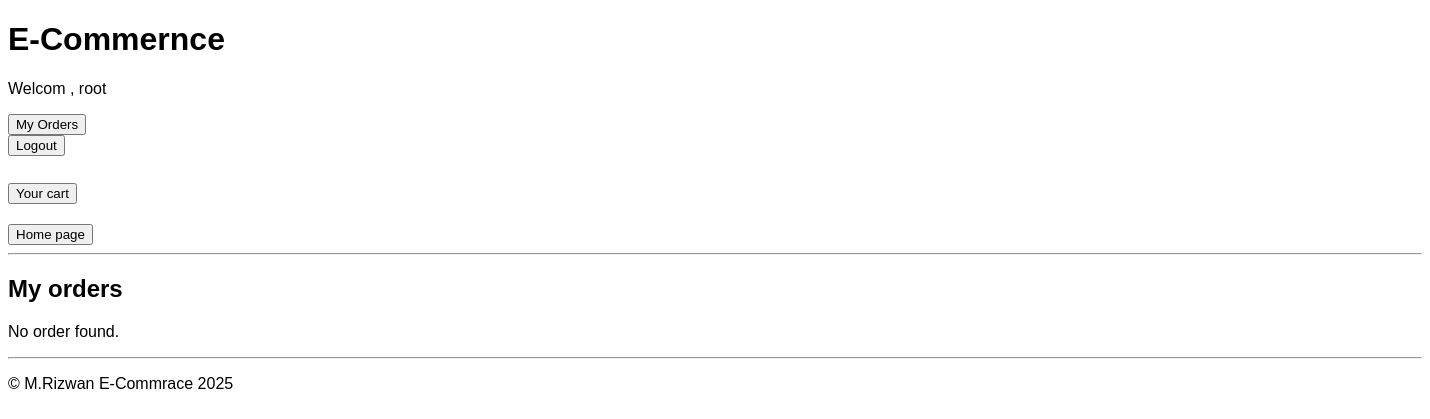
The app's page /orders/my-orders/ (signed in), older data.
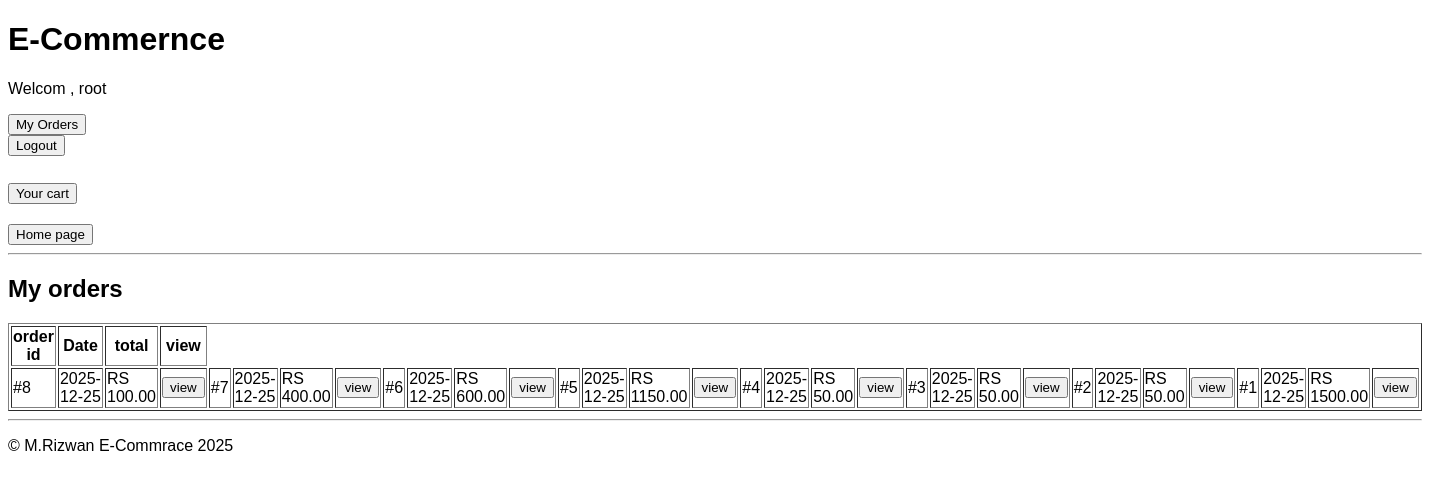
The same page, newer data.
### orders/models.py (models this page shows, shortened)
class Order(models.Model):
    user = models.ForeignKey(User, on_delete=models.CASCADE)
    total_price = models.DecimalField(max_digits=10, decimal_places=2)
    status = models.CharField(max_length=20, default="pending")
    created_at = models.DateTimeField(auto_now_add=True)
    is_paid = models.BooleanField(default=False)

### orders/views.py (the view)
# urls.py: path('my-orders/', MyOrderView.as_view(), name="my_orders"),
class MyOrderView(LoginRequiredMixin, ListView):
    model= Order
    template_name= "orders/my_order.html"
    context_object_name= "orders"
    def get_queryset(self):
        return Order.objects.filter(user=self.request.user).order_by("-created_at")

### templates/orders/my_order.html
{% extends "base.html" %}
{% block content %}
<h2>My orders</h2>
{% if orders %}
    <table border="1">
        <tr>
            <th>order id</th>
            <th>Date</th>
            <th>total</th>
            <th>view</th>
        </tr>
        {% for order in orders %}
        <td>#{{order.id}} </td>
        <td>{{order.created_at|date:"Y-m-d" }} </td>
        <td>RS {{order.total_price}} </td>
        <td>
            <a href="{% url 'order_detail' order.id %}"><button>view</button></a>
        </td>
        {% endfor %}
    </table>
{% else %}
<p>No order found.</p>
{% endif %}
{% endblock content %}

### templates/base.html (shortened to what this page needs)
{% load static %}
<!DOCTYPE html>
<html lang="en">
<head>
    <link rel="stylesheet" href="{% static 'css/style.css' %}">
</head>
<body>
    <header>
        <h1>E-Commernce</h1>
        {% if user.is_authenticated %}
            <p>Welcom , {{user.username}}</p>
            <a href="{% url 'my_orders' %}"> <button>My Orders</button></a>
            <form action="{% url 'logout' %}" method="post">
                <button>Logout</button>
            </form>
        {% else %}
        <a href="{% url 'login' %}"><button>Login</button></a>
        <a href="{% url 'register' %}"><button>Register</button></a>
        {% endif %}
        <h2><a href="{% url 'cart' %}"><button>Your cart</button></a></h2>
        <a href="{% url 'home' %}"><button>Home page</button></a>
    </header>
    <hr>
    {% block content %}{% endblock content %}
    <footer>
        <hr>
        <p>© M.Rizwan E-Commrace 2025</p>
    </footer>
</body>
</html>

### static/css/style.css (style rules this page uses)
body { font-family: Arial; }

Row changes from the older to the newer data that the page shows:
added Order: id "8", created_at "2025-12-25", total_price "100.00"
added Order: id "7", created_at "2025-12-25", total_price "400.00"
added Order: id "6", created_at "2025-12-25", total_price "600.00"
added Order: id "5", created_at "2025-12-25", total_price "1150.00"
added Order: id "4", created_at "2025-12-25", total_price "50.00"
added Order: id "3", created_at "2025-12-25", total_price "50.00"
added Order: id "2", created_at "2025-12-25", total_price "50.00"
added Order: id "1", created_at "2025-12-25", total_price "1500.00"
Text that changed along with them:
text no longer shown: "No order found."
text now shown: "order id Date total view"
